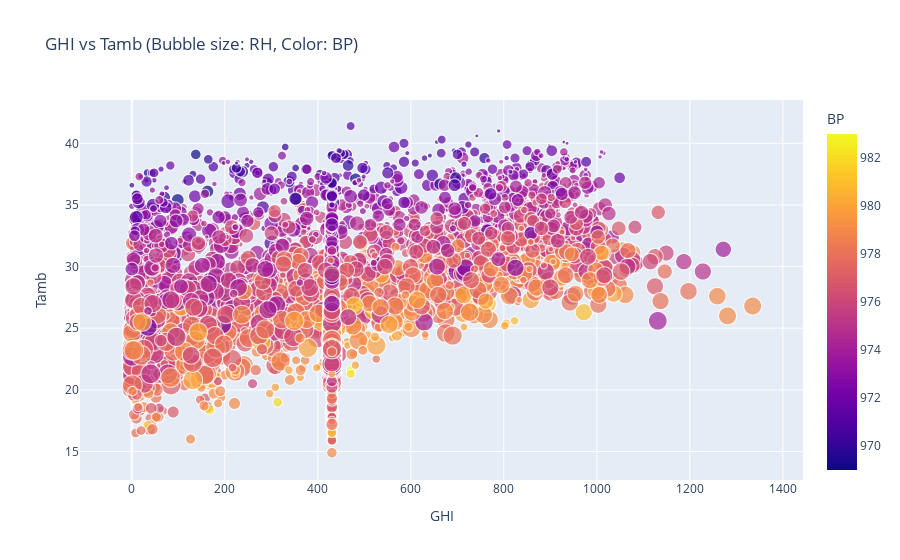

Notebook code cell kept with this figure:
### Markdown cell above
# 11.Bubble Chart

### Code cell
fig = px.scatter(df.sample(5000), x='GHI', y='Tamb', size='RH', color='BP',
                 title="GHI vs Tamb (Bubble size: RH, Color: BP)")
fig.show()

### Figure 1 — Plotly figure (JSON) as saved in the notebook; plotly's stock layout.template omitted (floating-point values rounded to 4 significant figures; data arrays with more than 128 entries replaced by an {"elided": "..."} marker saying what was removed)
{"data": [{"hovertemplate": "GHI=%{x}<br>Tamb=%{y}<br>RH=%{marker.size}<br>BP=%{marker.color}<extra></extra>", "legendgroup": "", "marker": {"color": {"elided": "5000 int values"}, "coloraxis": "coloraxis", "size": {"elided": "5000 float values"}, "sizemode": "area", "sizeref": 0.2492, "symbol": "circle"}, "mode": "markers", "name": "", "showlegend": false, "type": "scattergl", "x": {"elided": "5000 float values"}, "xaxis": "x", "y": {"elided": "5000 float values"}, "yaxis": "y"}], "layout": {"coloraxis": {"colorbar": {"title": {"text": "BP"}}, "colorscale": [[0, "#0d0887"], [0.1111, "#46039f"], [0.2222, "#7201a8"], [0.3333, "#9c179e"], [0.4444, "#bd3786"], [0.5556, "#d8576b"], [0.6667, "#ed7953"], [0.7778, "#fb9f3a"], [0.8889, "#fdca26"], [1, "#f0f921"]]}, "legend": {"itemsizing": "constant", "tracegroupgap": 0}, "title": {"text": "GHI vs Tamb (Bubble size: RH, Color: BP)"}, "xaxis": {"anchor": "y", "domain": [0, 1], "title": {"text": "GHI"}}, "yaxis": {"anchor": "x", "domain": [0, 1], "title": {"text": "Tamb"}}}}
